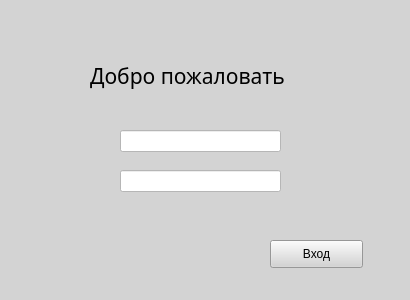
<?xml version="1.0" encoding="UTF-8"?>
<ui version="4.0">
 <class>authorization</class>
 <widget class="QWidget" name="authorization">
  <property name="windowModality">
   <enum>Qt::ApplicationModal</enum>
  </property>
  <property name="geometry">
   <rect>
    <x>0</x>
    <y>0</y>
    <width>410</width>
    <height>300</height>
   </rect>
  </property>
  <property name="minimumSize">
   <size>
    <width>410</width>
    <height>300</height>
   </size>
  </property>
  <property name="maximumSize">
   <size>
    <width>410</width>
    <height>300</height>
   </size>
  </property>
  <property name="windowTitle">
   <string>Авторизация</string>
  </property>
  <property name="autoFillBackground">
   <bool>false</bool>
  </property>
  <property name="styleSheet">
   <string notr="true">background-color:rgb(211, 211, 211)</string>
  </property>
  <widget class="QLineEdit" name="userName">
   <property name="geometry">
    <rect>
     <x>120</x>
     <y>130</y>
     <width>161</width>
     <height>22</height>
    </rect>
   </property>
   <property name="styleSheet">
    <string notr="true">background-color: white</string>
   </property>
   <property name="echoMode">
    <enum>QLineEdit::Normal</enum>
   </property>
  </widget>
  <widget class="QLabel" name="label_3">
   <property name="geometry">
    <rect>
     <x>90</x>
     <y>50</y>
     <width>221</width>
     <height>51</height>
    </rect>
   </property>
   <property name="styleSheet">
    <string notr="true">font: 16pt corbel;
color: black</string>
   </property>
   <property name="text">
    <string>Добро пожаловать</string>
   </property>
  </widget>
  <widget class="QLineEdit" name="userPassword">
   <property name="geometry">
    <rect>
     <x>120</x>
     <y>170</y>
     <width>161</width>
     <height>22</height>
    </rect>
   </property>
   <property name="styleSheet">
    <string notr="true">background-color: white</string>
   </property>
   <property name="text">
    <string/>
   </property>
   <property name="echoMode">
    <enum>QLineEdit::Password</enum>
   </property>
  </widget>
  <widget class="QPushButton" name="buttonEntrance">
   <property name="geometry">
    <rect>
     <x>270</x>
     <y>240</y>
     <width>93</width>
     <height>28</height>
    </rect>
   </property>
   <property name="styleSheet">
    <string notr="true"/>
   </property>
   <property name="text">
    <string>Вход</string>
   </property>
  </widget>
  <widget class="QLabel" name="label">
   <property name="geometry">
    <rect>
     <x>80</x>
     <y>120</y>
     <width>31</width>
     <height>41</height>
    </rect>
   </property>
   <property name="text">
    <string/>
   </property>
   <property name="pixmap">
    <pixmap>img/user.png</pixmap>
   </property>
  </widget>
  <widget class="QLabel" name="label_2">
   <property name="geometry">
    <rect>
     <x>80</x>
     <y>170</y>
     <width>31</width>
     <height>31</height>
    </rect>
   </property>
   <property name="text">
    <string/>
   </property>
   <property name="pixmap">
    <pixmap>img/key.png</pixmap>
   </property>
  </widget>
 </widget>
 <resources/>
 <connections/>
</ui>
